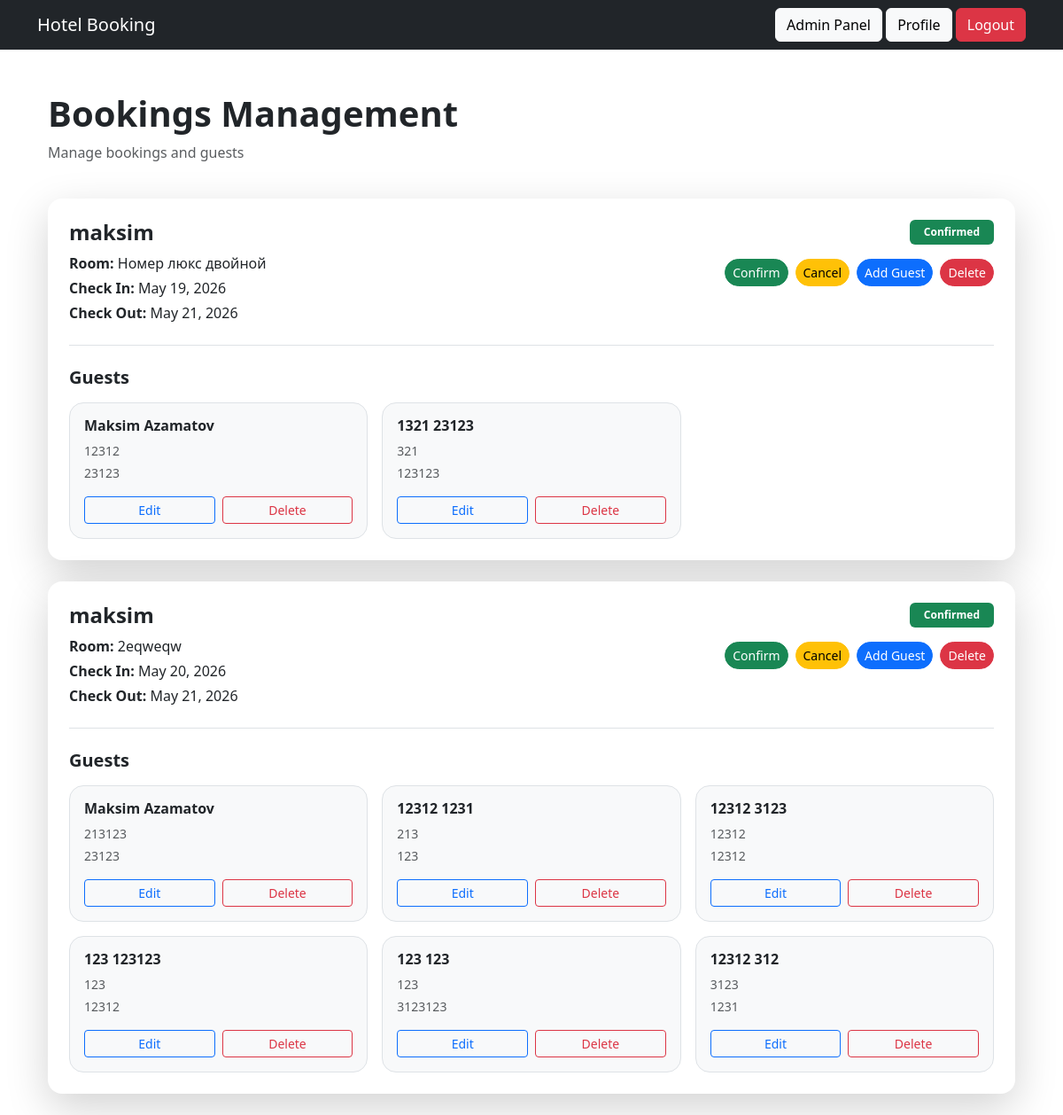
The app's page /admin-panel/bookings/ (signed in), older data.
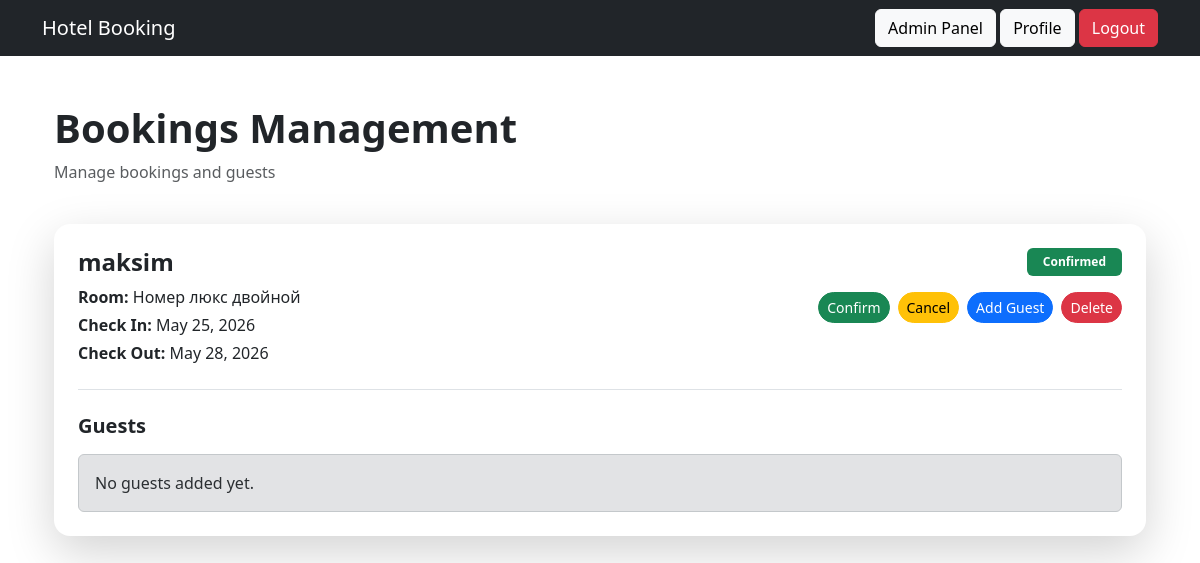
The same page, newer data.
### main/models.py (models this page shows, shortened)
class Booking(models.Model):
    BOOKING_STATUS = (
        ('pending', 'Pending'),
        ('confirmed', 'Confirmed'),
        ('cancelled', 'Cancelled'),
    )
    user = models.ForeignKey(
        User,
        on_delete=models.CASCADE,
        related_name='bookings'
    )
    room = models.ForeignKey(
        Room,
        on_delete=models.CASCADE,
        related_name='bookings'
    )
    check_in = models.DateField()
    check_out = models.DateField()
    total_price = models.DecimalField(
        max_digits=10,
        decimal_places=2,
        default=0
    )
    status = models.CharField(
        max_length=20,
        choices=BOOKING_STATUS,
        default='pending'
    )
    created_at = models.DateTimeField(auto_now_add=True)

class Room(models.Model):
    ROOM_TYPES = (
        ('economy', 'Economy'),
        ('standard', 'Standard'),
        ('comfort', 'Comfort'),
        ('deluxe', 'Deluxe'),
        ('lux', 'Lux'),
        ('full_lux', 'Full Lux'),
        ('presidential', 'Presidential'),
    )
    hotel = models.ForeignKey(
        Hotel,
        on_delete=models.CASCADE,
        related_name='rooms'
    )
    title = models.CharField(max_length=255)
    description = models.TextField()
    room_type = models.CharField(
        max_length=20,
        choices=ROOM_TYPES,
        default='standard'
    )
    price = models.DecimalField(
        max_digits=10,
        decimal_places=2
    )
    capacity = models.PositiveIntegerField()
    size_m2 = models.PositiveIntegerField(
        null=True,
        blank=True
    )
    BED_TYPES = (
        ('single', 'Single'),
        ('double', 'Double'),
        ('triple', 'Triple'),
        ('queen (1 big bed for 1 person)', 'Queen (1 big bed for 1 person)'),
        ('king (bed for 4 people)', 'King (bed for 4 people)'),
    )
    beds = models.PositiveIntegerField(default=1)
    bed_type = models.CharField(
        max_length=50,
        choices=BED_TYPES,
        default='single'
    )
    has_wifi = models.BooleanField(default=True)
    has_breakfast = models.BooleanField(default=False)
    has_air_conditioning = models.BooleanField(default=True)
    is_available = models.BooleanField(default=True)
    rating = models.DecimalField(
        max_digits=3,
        decimal_places=1,
        default=4.0
    )
    created_at = models.DateTimeField(auto_now_add=True)

class Guest(models.Model):
    booking = models.ForeignKey(
        Booking,
        on_delete=models.CASCADE,
        related_name='guests'
    )
    first_name = models.CharField(max_length=100)
    last_name = models.CharField(max_length=100)
    passport_number = models.CharField(max_length=100)
    national_id = models.CharField(max_length=100)
    phone_number = models.CharField(max_length=30, blank=True, null=True)
    citizenship = models.CharField(max_length=100)
    birth_date = models.DateField()
    created_at = models.DateTimeField(auto_now_add=True)

### main/views.py (the view)
# urls.py: path('admin-panel/bookings/', admin_bookings, name='admin_bookings'),
@staff_member_required
def admin_bookings(request):
    bookings = Booking.objects.select_related(
        'user',
        'room',
        'room__hotel'
    ).prefetch_related(
        'guests'
    )
    return render(request, 'admin/bookings.html', {
        'bookings': bookings
    })

### main/templates/admin/bookings.html (shortened to what the changed rows need)
{% extends 'base.html' %}
{% block content %}
<div class="container mt-5">
    <div class="d-flex justify-content-between align-items-center mb-4">
        <div>
            <h1 class="fw-bold display-6">
                Bookings Management
            </h1>
        </div>
    </div>
    {% for booking in bookings %}
        <div class="card border-0 shadow-lg rounded-4 mb-4">
            <div class="card-body p-4">
                <div class="d-flex justify-content-between align-items-start flex-wrap gap-3">
                    <div>
                        <h4 class="fw-bold mb-2">
                            {{ booking.user.username }}
                        </h4>
                        <p class="mb-1">
                            <strong>Room:</strong>
                            {{ booking.room.title }}
                        </p>
                        <p class="mb-1">
                            <strong>Check In:</strong>
                            {{ booking.check_in }}
                        </p>
                        <p class="mb-0">
                            <strong>Check Out:</strong>
                            {{ booking.check_out }}
                        </p>
                    </div>
                    <div class="text-end">
                        {% if booking.status == 'confirmed' %}
                            <span class="badge bg-success px-3 py-2 mb-3">
                                Confirmed
                            </span>
                        {% elif booking.status == 'pending' %}
                            <span class="badge bg-warning text-dark px-3 py-2 mb-3">
                                Pending
                            </span>
                        {% else %}
                            <span class="badge bg-danger px-3 py-2 mb-3">
                                Cancelled
                            </span>
                        {% endif %}
                        <div class="d-flex flex-wrap gap-2 justify-content-end">
                            <a href="{% url 'admin_confirm_booking' booking.id %}"
                               class="btn btn-success btn-sm rounded-pill">
                                Confirm
                            </a>
                            <a href="{% url 'admin_cancel_booking_panel' booking.id %}"
                               class="btn btn-warning btn-sm rounded-pill">
                                Cancel
                            </a>
                            <a href="{% url 'admin_create_guest' %}"
                               class="btn btn-primary btn-sm rounded-pill">
                                Add Guest
                            </a>
                            <a href="{% url 'admin_delete_booking' booking.id %}"
                               class="btn btn-danger btn-sm rounded-pill"
                               onclick="return confirm('Delete this booking?')">
                                Delete
                            </a>
                        </div>
                    </div>
                </div>
                <div class="mt-4 border-top pt-4">
                    <h5 class="fw-bold mb-3">
                        Guests
                    </h5>
                    {% if booking.guests.all %}
                        <div class="row g-3">
                            {% for guest in booking.guests.all %}
                                <div class="col-md-4">
                                    <div class="border rounded-4 p-3 bg-light h-100">
                                        <h6 class="fw-bold mb-2">
                                            {{ guest.first_name }} {{ guest.last_name }}
                                        </h6>
                                        <p class="small text-muted mb-1">
                                            {{ guest.passport_number }}
                                        </p>
                                        <p class="small text-muted mb-3">
                                            {{ guest.citizenship }}
                                        </p>
                                        <div class="d-flex gap-2">
                                            <a href="{% url 'admin_edit_guest' guest.id %}"
                                               class="btn btn-outline-primary btn-sm w-100">
                                                Edit
                                            </a>
                                            <a href="{% url 'admin_delete_guest' guest.id %}"
                                               class="btn btn-outline-danger btn-sm w-100"
                                               onclick="return confirm('Delete this guest?')">
                                                Delete
                                            </a>
                                        </div>
                                    </div>
                                </div>
                            {% endfor %}
                        </div>
                    {% else %}
                        <div class="alert alert-secondary mb-0">
                            No guests added yet.
                        </div>
                    {% endif %}
                </div>
            </div>
        </div>
    {% endfor %}
</div>
{% endblock %}

Row changes from the older to the newer data that the page shows:
removed Booking: user.username "maksim", room "Номер люкс двойной", check_in "May 19, 2026", check_out "May 21, 2026", status "Confirmed"
removed Guest: first_name "Maksim", last_name "Azamatov", passport_number "12312", citizenship "23123", shown under "maksim"
removed Guest: first_name "1321", last_name "23123", passport_number "321", citizenship "123123", shown under "maksim"
removed Booking: user.username "maksim", room "2eqweqw", check_in "May 20, 2026", check_out "May 21, 2026", status "Confirmed"
removed Guest: first_name "Maksim", last_name "Azamatov", passport_number "213123", citizenship "23123", shown under "maksim"
removed Guest: first_name "12312", last_name "1231", passport_number "213", citizenship "123", shown under "maksim"
removed Guest: first_name "12312", last_name "3123", passport_number "12312", citizenship "12312", shown under "maksim"
removed Guest: first_name "123", last_name "123123", passport_number "123", citizenship "12312", shown under "maksim"
removed Guest: first_name "123", last_name "123", passport_number "123", citizenship "3123123", shown under "maksim"
removed Guest: first_name "12312", last_name "312", passport_number "3123", citizenship "1231", shown under "maksim"
added Booking: user.username "maksim", room "Номер люкс двойной", check_in "May 25, 2026", check_out "May 28, 2026", status "Confirmed", shows "No guests added yet."
